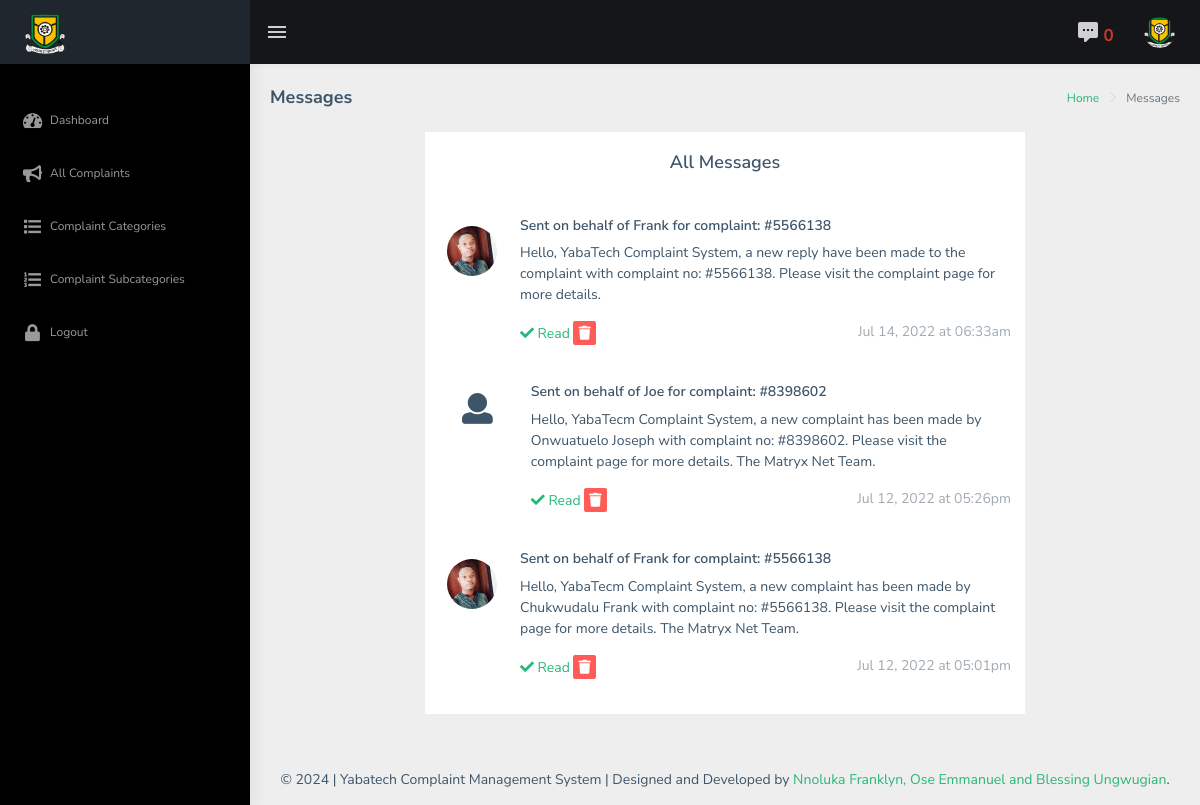
/admin/messages.php (signed in), run on the app's committed database.
### tables this page shows
CREATE TABLE `admin_messages` (
  `id` int(11) NOT NULL,
  `user` varchar(200) NOT NULL,
  `message_content` text NOT NULL,
  `date_received` varchar(200) NOT NULL,
  `complaint_no` int(11) NOT NULL,
  `is_read` varchar(10) NOT NULL DEFAULT 'no'
);

CREATE TABLE `user` (
  `studentID` int(11) NOT NULL,
  `matric_no` varchar(200) NOT NULL,
  `name` text NOT NULL,
  `username` varchar(200) NOT NULL,
  `email` varchar(200) NOT NULL,
  `phone_no` varchar(11) NOT NULL,
  `password` varchar(260) NOT NULL,
  `photo` varchar(200) NOT NULL,
  `account_status` varchar(40) NOT NULL DEFAULT 'active'
);

### admin/classes/Functions.php (called while the page is built, shortened)
<?php
$dot_env = Dotenv::createImmutable(dirname(__DIR__));
class Functions extends Database{
    public function base_url(){
        return 'http://localhost:8080/project/';
    }
}

### admin/classes/Database.php (called while the page is built, shortened)
<?php
$dot_env = Dotenv::createImmutable(dirname(__DIR__));
class Database
{
    private $dbh;
    private $stmt;
    public function __construct()
    {
        $this->host = $_ENV["DB_HOST"];
        $this->database = $_ENV["DB_NAME"];
        $this->user = $_ENV['DB_USER'];
        $this->password = $_ENV['DB_PASS'];
        $dsn = "mysql:host=".$this->host.";dbname=".$this->database;
        $options = array(
            PDO::ATTR_PERSISTENT => true,
            PDO::ATTR_ERRMODE => PDO::ERRMODE_EXCEPTION
        );
        try{
            $this->dbh = new PDO($dsn, $this->user, $this->password, $options);
        }catch (PDOException $err){
            $this->error = $err->getMessage();
        }
    }
    public function query($query){
        $this->stmt = $this->dbh->prepare($query);
    }
    public function bind($param, $value, $type = null){
        if(is_null($type)){
            switch (true){
                default:
                    $type = PDO::PARAM_STR;
            }
        }
        $this->stmt->bindValue($param, $value, $type);
    }
    public function execute(){
        return $this->stmt->execute();
    }
    public function fetchMultiple(){
        $this->execute();
        return $this->stmt->fetchAll(PDO::FETCH_OBJ);
    }
    public function fetchColumn(){
        $this->execute();
        return $this->stmt->fetchColumn();
    }
    public function rowCount(){
        $this->execute();
        return $this->stmt->rowCount();
    }
}

### admin/messages.php (the view, shortened to what this page needs)
<?php
if(isset($_SESSION['admin'])){
?>
<!DOCTYPE html>
<html dir="ltr" lang="en">
<head>
    <?php include "inc/header.php"; ?>
    <div id="main-wrapper">
        <?php include 'inc/top-bar.php'?>
        <?php include 'inc/side-bar.php'?>
        <div class="page-wrapper">
            <div class="page-breadcrumb">
                <div class="row">
                    <div class="col-12 d-flex no-block align-items-center">
                        <h4 class="page-title">Messages</h4>
                        <div class="ml-auto text-right">
                            <nav aria-label="breadcrumb">
                                <ol class="breadcrumb">
                                    <li class="breadcrumb-item"><a href="<?php echo $base_url; ?>admin">Home</a></li>
                                    <li class="breadcrumb-item active" aria-current="page">Messages</li>
                                </ol>
                            </nav>
                        </div>
                    </div>
                </div>
            </div>
            <div class="container-fluid">
                <div class="row">
                    <div class="col-md-8 offset-md-2">
                        <div class="card">
                <div class="card-body">
                    <h4 class="card-title text-center">All Messages</h4>
                </div>
                <div class="comment-widgets scrollable">
            <?php
                $sql = "SELECT * FROM admin_messages JOIN user u on admin_messages.user = u.username ORDER BY id DESC";
                $conn->query($sql);
                 $result_set = $conn->fetchMultiple();
                 if($conn->rowCount() > 0){
                foreach ($result_set as $messages) {
                    $message_sender = $messages->user;
                    $message_content = $messages->message_content;
                    $date_received = $messages->date_received;
                    $complaint_no = $messages->complaint_no;
                    $is_read = $messages->is_read;
                    $image = $messages->photo;
                    $msg_id = $messages->id;
                    ?>
                    <div class="d-flex flex-row comment-row m-t-0">
                        <?php
                         if(!empty($image)){
                             ?>   <div class="p-2"><img src="<?= $conn->base_url();?>assets/images/<?= $image;?>" alt="profile image" style="width: 50px; height: 50px; border-radius: 50%;"></div> <?php
                         }else{
                             ?>   <div class="p-2"><i class="fa fa-user" style="font-size: 2.2em; padding: 2px 15px;"></i></div> <?php
                         }
                        ?>
                        <div class="comment-text w-100">
                            <h6 class="font-medium">Sent on behalf of <?php echo $message_sender; ?> for complaint: #<?php echo $complaint_no; ?></h6>
                            <span class="m-b-15 d-block"><?php echo $message_content; ?> </span>
                            <div class="comment-footer">
                                <span class="text-muted float-right"><?php echo $date_received; ?></span>
                                <?php
                                 if($is_read == 'yes') {
                                    ?>
                                     <span class="text-success"><i class="fa fa-check"></i> Read</span>
                                     <?php
                                 }else {
                                     ?>
                                         <span  data-toggle="modal" data-target="#mark_read<?php echo $msg_id; ?>" style="cursor:pointer;"><i class="fa fa-eye" data-toggle="tooltip" title="Mark as read"></i></span>
                                     <?php
                                 }
                                ?>
                                <span  data-toggle="modal" data-target="#delete_msg<?php echo $msg_id; ?>" style="cursor:pointer;"><i class="fa fa-trash" data-toggle="tooltip" title="Delete Message"></i></span>
                            </div>
                        </div>
                    </div>
                    <?php
                }
            }else{
                echo "<p class='text-center'>You have not received any new notifications yet. </p>";
            }
            ?>
        </div>
    </div>
                    </div>
                </div>
            </div>
            <?php include 'inc/scripts.php'; ?>
</body>
</html>
    <?php
}?>

### admin/inc/top-bar.php (shortened to what this page needs)
<header class="topbar" data-navbarbg="skin5">
    <nav class="navbar top-navbar navbar-expand-md navbar-dark">
        <div class="navbar-header" data-logobg="skin5">
            <a class="navbar-brand" href="index.php">
                <b class="logo-icon p-l-10">
                </b>
                <span class="logo-text">
                             <img src="<?php echo $base_url; ?>assets/images/site-logo.png" alt="homepage" class="light-logo" width="40" height="40"/>
                        </span>
            </a>
        </div>
        <div class="navbar-collapse collapse" id="navbarSupportedContent" data-navbarbg="skin5">
            <ul class="navbar-nav float-left mr-auto">
                <li class="nav-item d-none d-md-block"><a class="nav-link sidebartoggler waves-effect waves-light" href="javascript:void(0)" data-sidebartype="mini-sidebar"><i class="mdi mdi-menu font-24"></i></a></li>
            </ul>
            <ul class="navbar-nav float-right">
                <li class="nav-item dropdown">
                    <?php
                    $sql = "SELECT * FROM admin_messages JOIN user u on admin_messages.user = u.username
                                 WHERE is_read =:no ORDER BY id DESC LIMIT 3";
                    $conn->query($sql);
                    $conn->bind(":no", "no");
                    $rowCount = $conn->rowCount();
                    ?>
                    <a class="nav-link dropdown-toggle waves-effect waves-dark" href="" id="2" data-toggle="dropdown" aria-haspopup="true" aria-expanded="false"> <i class="font-24 mdi mdi-comment-processing"></i>
                        <span style="color: #cb372b; font-weight: bolder; font-size: 17px;"><?php echo $rowCount; ?></span>
                    </a>
                </li>
                <li class="nav-item dropdown">
                    <?php
                    $sql = "SELECT photo FROM admin WHERE username =:username";
                    $conn->query($sql);
                    $conn->bind(":username", $_SESSION['admin']);
                    $image = $conn->fetchColumn();
                    $image_link = $conn->base_url()."assets/images/$image";
                    ?>
                    <a class="nav-link dropdown-toggle text-muted waves-effect waves-dark pro-pic" href="" data-toggle="dropdown" aria-haspopup="true" aria-expanded="false">
                       <?php
                        if(empty($image)){
                            ?>
                            <img src="<?php echo $base_url; ?>assets/images/users/1.jpg" alt="user" class="rounded-circle" width="31">
                            <?php
                        }else{
                            ?>
                            <img src="<?= $image_link; ?>" alt="user" class="rounded-circle" width="31">
                            <?php
                        }
                       ?>
                    </a>
                </li>
            </ul>
        </div>
    </nav>
</header>

### admin/inc/header.php (style rules this page uses)
#main-wrapper div { font-size: 14px; }
.fa-trash { background: #ff5b57; padding: 5px; border-radius: 2px; color: white; font-size: 11px; list-style: none; }
.fa-trash { background: #ff5b57; padding: 5px; border-radius: 2px; color: white; font-size: 14px; }
#main-wrapper[data-sidebartype=full] .page-wrapper { margin-left: 250px !important; }

### data on the page
admin_messages: user.photo (picture), user "Frank", complaint_no "5566138", message_content "Hello, YabaTech Complaint System, a new reply have been made to the complaint with complaint no: #5566138. Please visit the complaint page for more details.", date_received "Jul 14, 2022 at 06:33am", is_read "yes" (drawn)
admin_messages: user "Joe", complaint_no "8398602", message_content "Hello, YabaTecm Complaint System, a new complaint has been made by Onwuatuelo Joseph with complaint no: #8398602. Please visit the complaint page for more details. The Matryx Net Team.", date_received "Jul 12, 2022 at 05:26pm", is_read "yes" (drawn)
admin_messages: user.photo (picture), user "Frank", complaint_no "5566138", message_content "Hello, YabaTecm Complaint System, a new complaint has been made by Chukwudalu Frank with complaint no: #5566138. Please visit the complaint page for more details. The Matryx Net Team.", date_received "Jul 12, 2022 at 05:01pm", is_read "yes" (drawn)

### other printed values
$rowCount "0"
